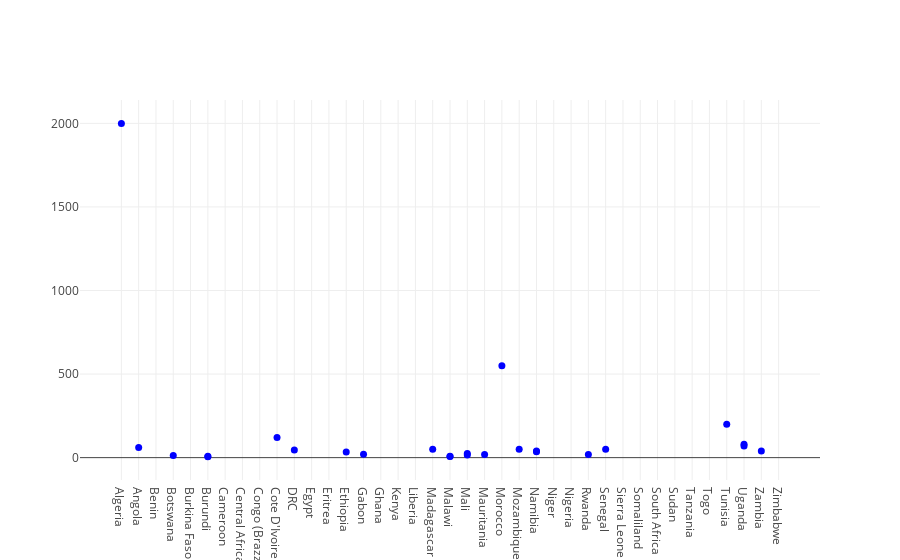

Notebook code for this chart:
### Code cell
# Create a trace
trace = {"y": newsurveys['physicians_working'], 
          "x": newsurveys['country'], 
          "marker": {"color": "blue", "size": 7}, 
          "mode": "markers", 
          "type": "scatter",
         #"text": df['npaprograms']
}


data = [trace]

layout = go.Layout(
    autosize=True,
    #width=500,
    #height=1000,
)

fig = go.Figure(data=data, layout=layout)

py.offline.iplot(fig)

### Figure 1 — Plotly figure (JSON) as saved in the notebook; plotly's stock layout.template omitted (floating-point values rounded to 4 significant figures)
{"data": [{"marker": {"color": "blue", "size": 7}, "mode": "markers", "type": "scatter", "uid": "09ce1cc8-4ff6-4a59-8c01-7510197eb993", "x": ["Algeria", "Algeria", "Algeria", "Angola", "Angola", "Benin", "Benin", "Benin", "Benin", "Benin", "Botswana", "Botswana", "Burkina Faso", "Burkina Faso", "Burkina Faso", "Burundi", "Burundi", "Burundi", "Burundi", "Cameroon", "Central African Republic", "Congo (Brazzaville)", "Cote D'Ivoire", "Cote D'Ivoire", "DRC", "DRC", "Egypt", "Eritrea", "Ethiopia", "Ethiopia", "Ethiopia", "Ethiopia", "Ethiopia", "Gabon", "Gabon", "Ghana", "Kenya", "Kenya", "Liberia", "Madagascar", "Madagascar", "Madagascar", "Malawi", "Malawi", "Malawi", "Malawi", "Mali", "Mali", "Mali", "Mali", "Mauritania", "Mauritania", "Morocco", "Morocco", "Mozambique", "Mozambique", "Namibia", "Namibia", "Namibia", "Namibia", "Niger", "Nigeria", "Rwanda", "Rwanda", "Senegal", "Senegal", "Sierra Leone", "Sierra Leone", "Sierra Leone", "Sierra Leone", "Somaliland", "South Africa", "Sudan", "Sudan", "Tanzania", "Tanzania", "Togo", "Tunisia", "Tunisia", "Uganda", "Uganda", "Uganda", "Uganda", "Uganda", "Zambia", "Zambia", "Zambia", "Zambia", "Zimbabwe", "Zimbabwe", "Zimbabwe"], "y": [null, null, 2000, null, 60, null, null, null, null, null, null, 12, null, null, null, null, null, 8, 6, null, null, null, null, 120, null, 45, null, null, null, null, null, null, 34, null, 20, null, null, null, null, null, null, 50, null, null, 8, 7, null, null, 25, 15, null, 18, null, 550, null, 50, null, null, 35, 40, null, null, null, 19, null, 50, null, null, null, null, null, null, null, null, null, null, null, null, 200, null, null, null, 70, 80, null, null, null, 40, null, null, null]}], "layout": {"autosize": true}}
